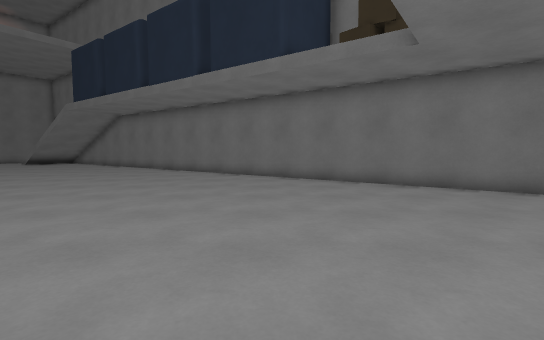
[1] (above)

23 first-person views from a walk through a level from a Godot 3-D game. The camera is 1.2 m above the floor, tilts 4° down and sees 85° across. The floor is counted in squares, 1 m on a side. Each view is taken from the middle of a square. On the plan, view 1 faces up. The plan holds only what a view shows up to about 13 squares ahead; the rest is blank. The place goes on beyond the plan. Characters and animated objects are left out.

[2]
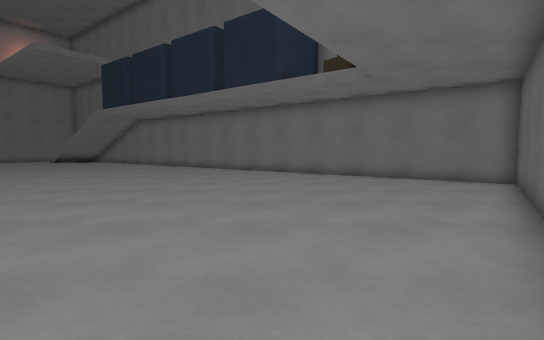

[3]
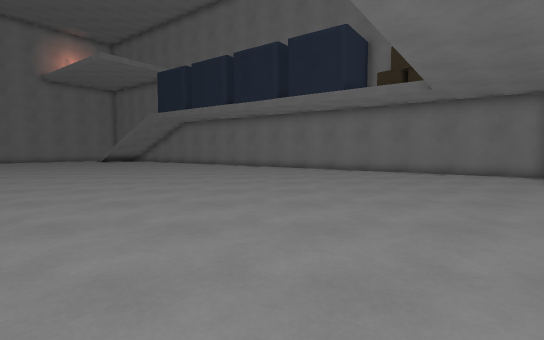

[4]
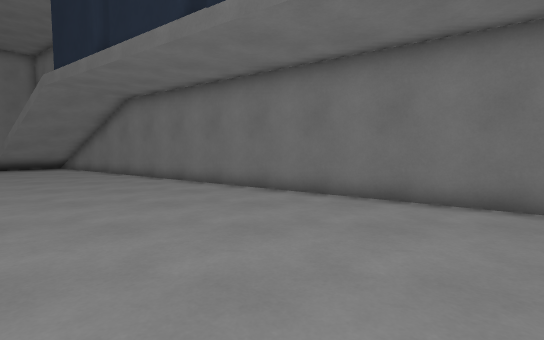

[5]
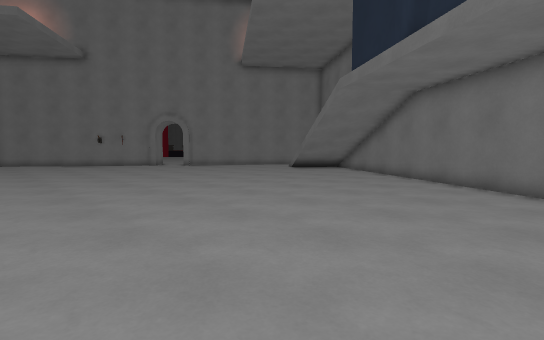

[6]
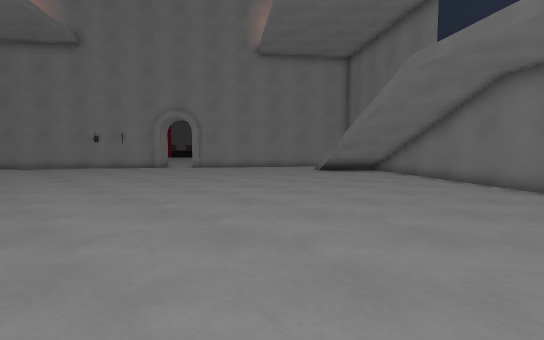

[7]
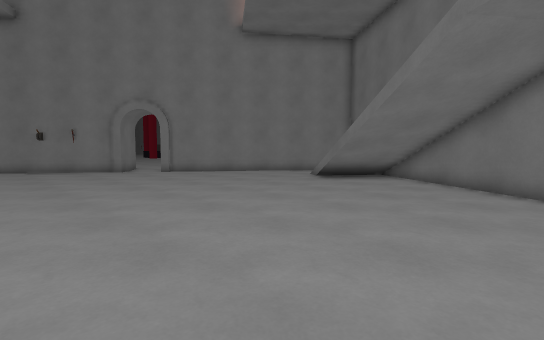

[8]
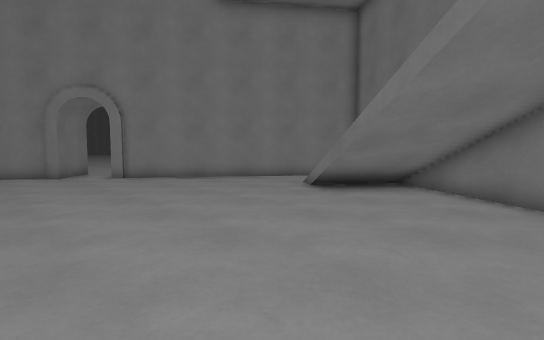

[9]
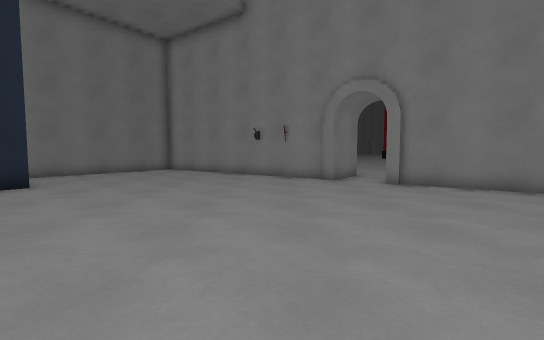

[10]
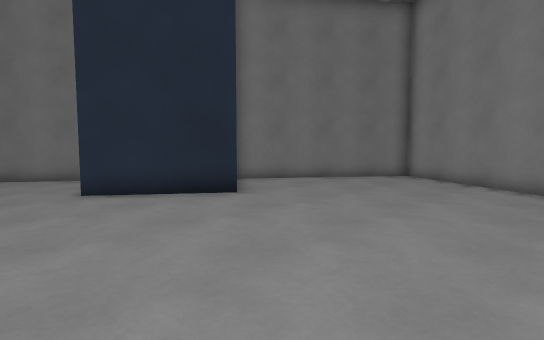

[11]
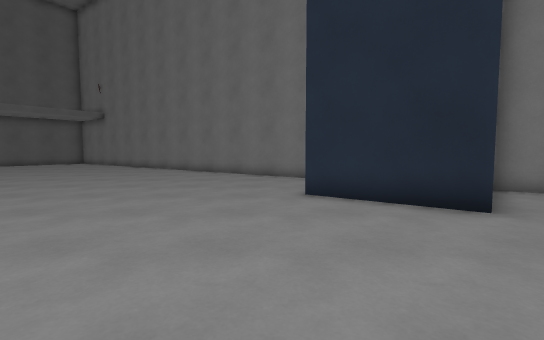

[12]
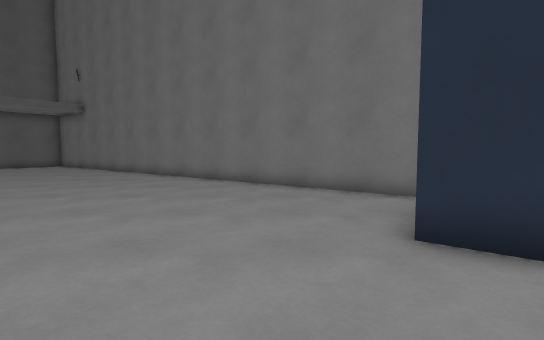

[13]
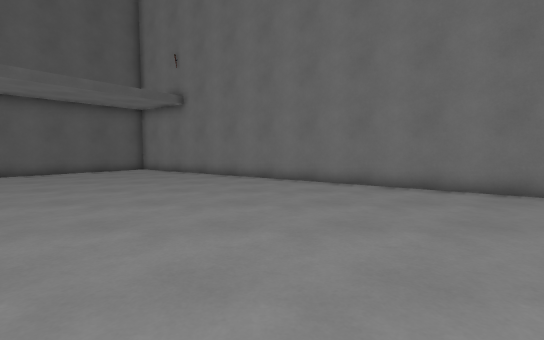

[14]
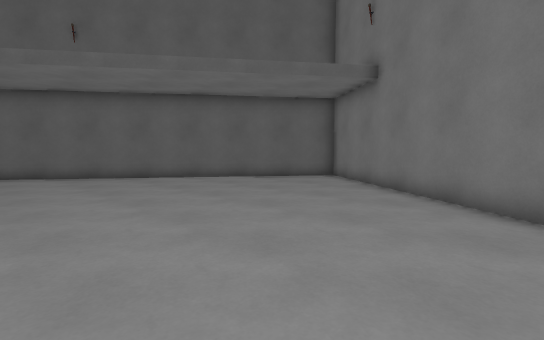

[15]
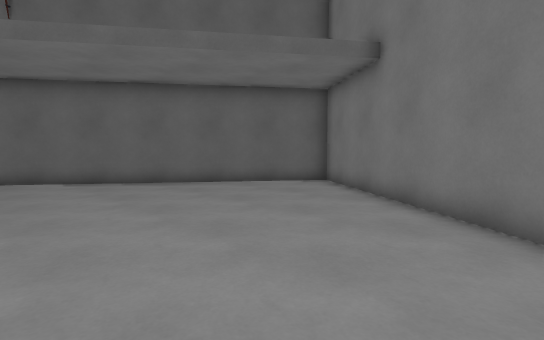

[16]
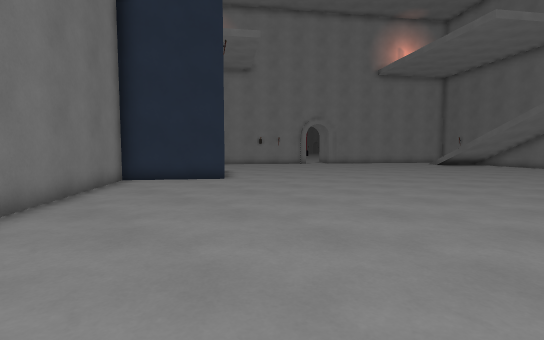

[17]
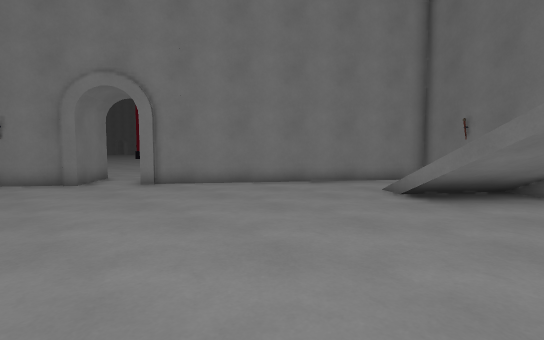

[18]
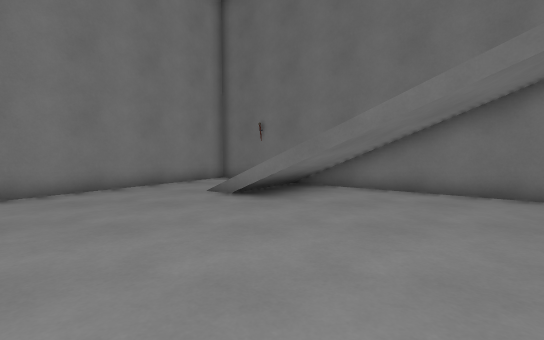

[19]
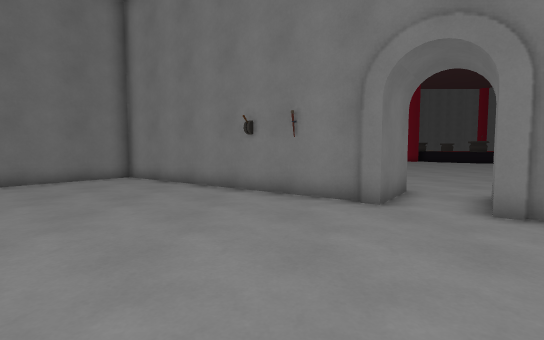

[20]
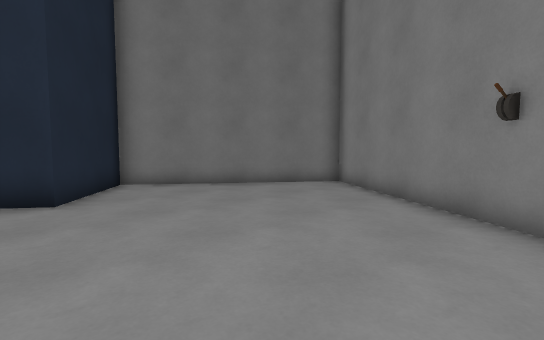

[21]
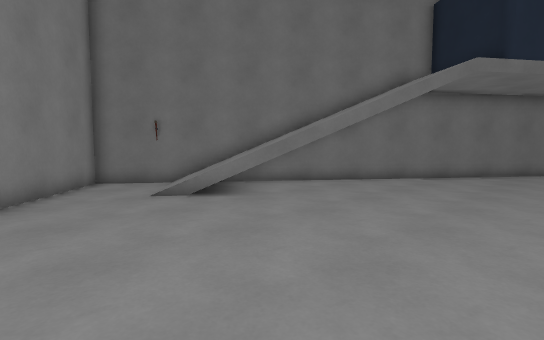

[22]
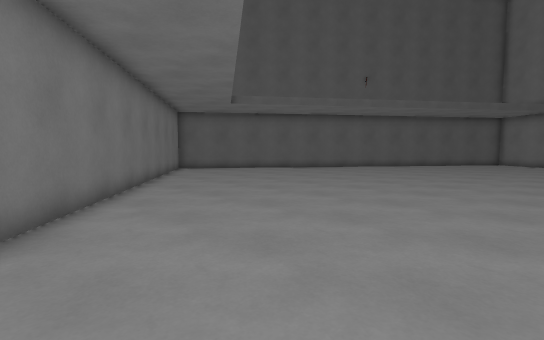

[23]
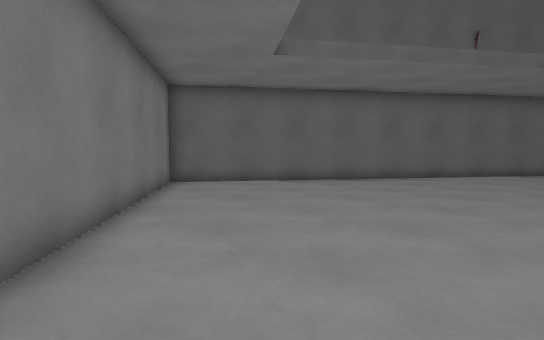

### Floor plan
Points are (right, up) in squares from view 1. A wall is a line through its corners. A room is listed if a view was taken in it or the views show most of it. See-through windows are left out.
Room 1 (views 1, 2, 3, 4, 5, 6, 7, 8, 9, 10, 11, 12, 13, 14, 15, 16, 17, 18, 19, 20, 21, 22, 23)
walls: (-25.9, 19.3) (-26.2, 18.9) (-28.3, 20.4); (-27.8, 17) (-33.7, 8.9) (-27.4, 4.3) (-25.1, 7.5) (-21.9, 5.1) (-24.2, 2) (-5.3, -11.7) (8.3, 7) (-20.1, 27.6) (-26.1, 19.3); (-29.4, 18.9) (-27.3, 17.3) (-27.6, 17)
low walls: (-18.1, 22.2) (-18.6, 22.6)
objects: lever (-30, 14); other object (-18, 26)

Where each view was taken, in squares from view 1:
view 1: 0 up, 0 right, facing up
view 2: 3 down, 0 right, facing up
view 3: 5 down, 3 left, facing up
view 4: 7 up, 4 left, facing up
view 5: 8 up, 6 left, facing up-left
view 6: 9 up, 9 left, facing up-left
view 7: 12 up, 11 left, facing up-left
view 8: 15 up, 13 left, facing up-left
view 9: 15 up, 16 left, facing left
view 10: 14 up, 20 left, facing down-left
view 11: 13 up, 21 left, facing down
view 12: 9 up, 20 left, facing down
view 13: 6 up, 13 left, facing down
view 14: 0 up, 13 left, facing down-right
view 15: 2 down, 12 left, facing down-right
view 16: 2 down, 12 left, facing up-left
view 17: 15 up, 16 left, facing up-left
view 18: 15 up, 18 left, facing up
view 19: 15 up, 21 left, facing left
view 20: 15 up, 24 left, facing down-left
view 21: 16 up, 23 left, facing up-right
view 22: 16 up, 9 left, facing down-right
view 23: 12 up, 2 left, facing down-right
